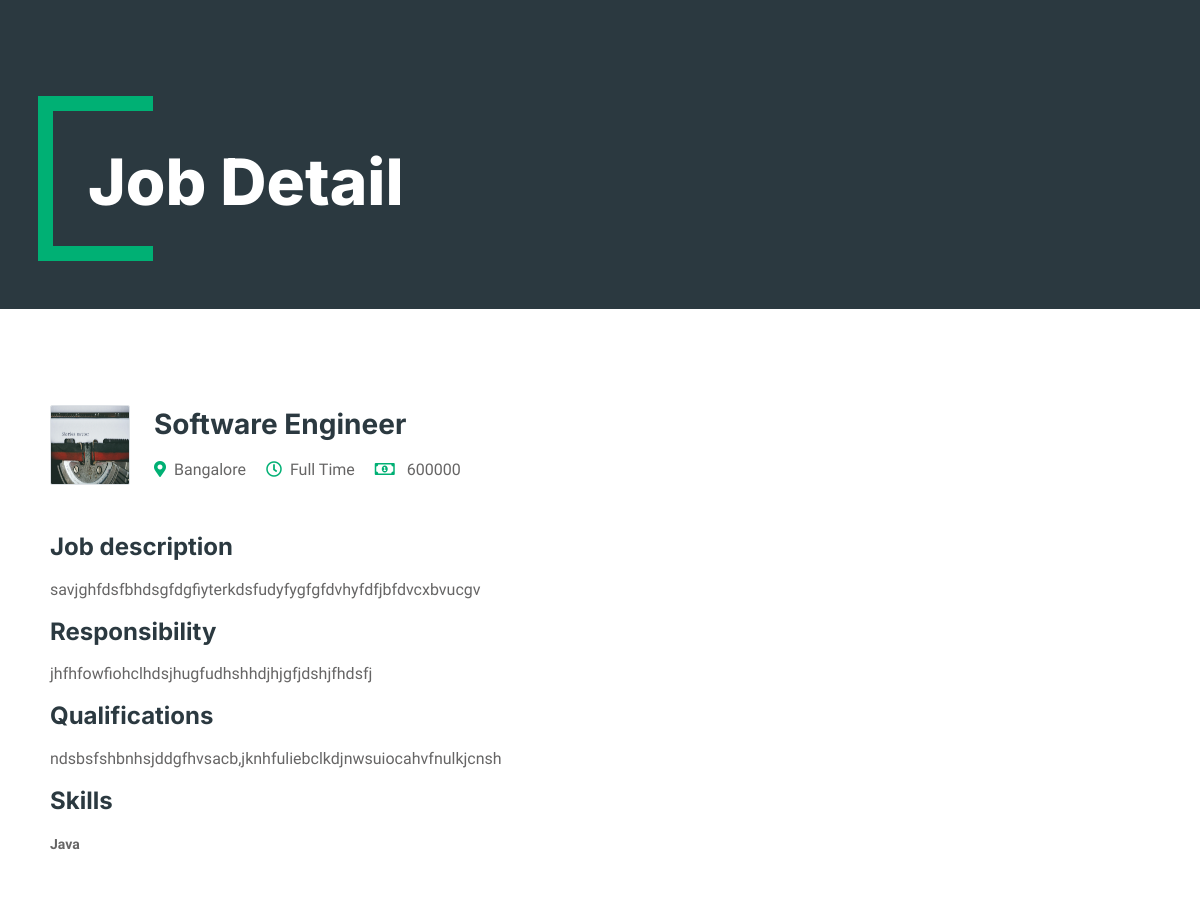
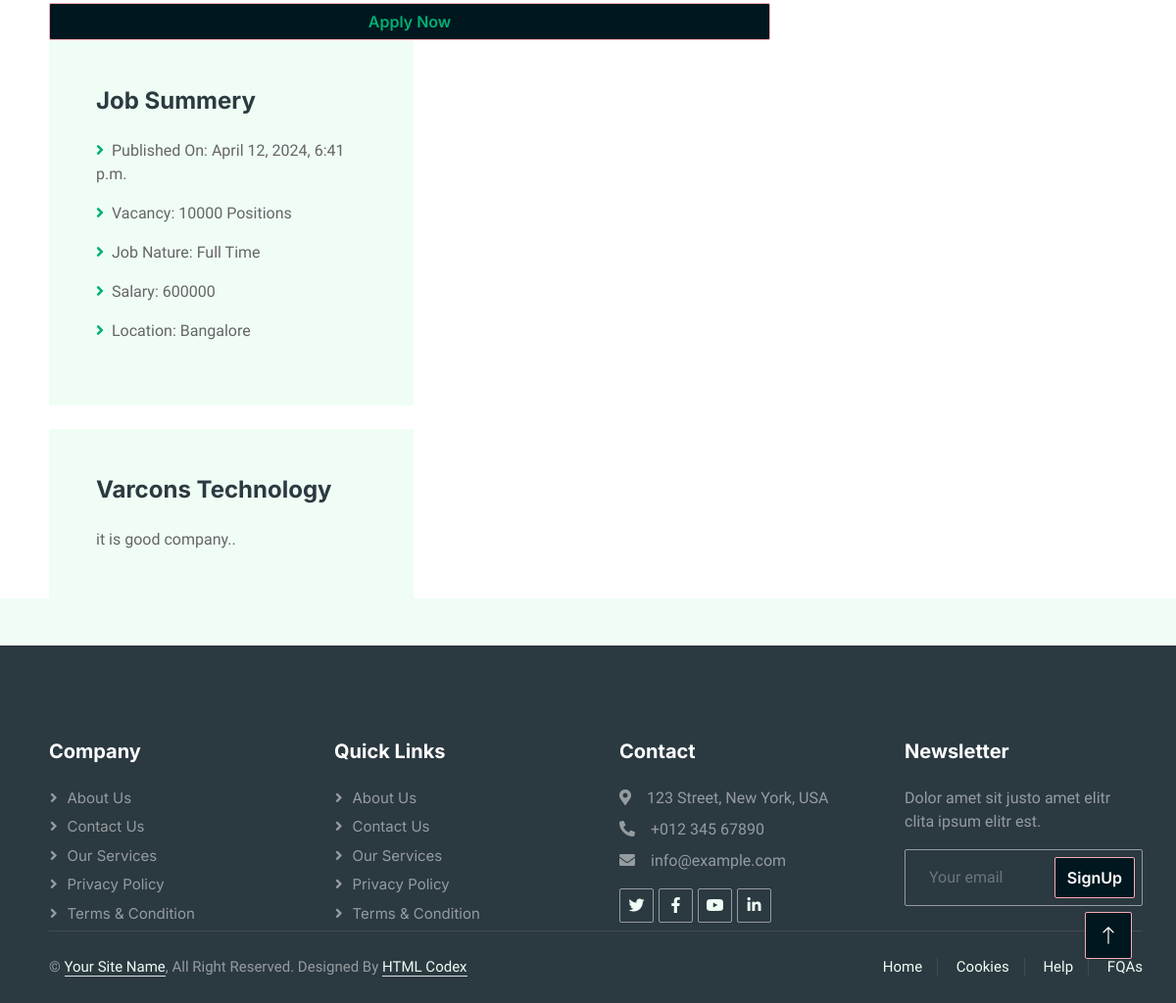
/recruiter/job_detail/1/ (signed in), run on the app's committed database (2 pictures, top to bottom).
### job/models.py (models this page shows, shortened)
class Job(models.Model):
    id=models.AutoField(primary_key=True)
    job_types=[
        ('Full Time','Full Time'),
        ('Part Time','Part Time'),
        ('Internship','Internship'),
        ('other','other')
    ]
    deadline=models.DateField(null=True,blank=True)
    Responsibilities=models.TextField(null=True,blank=True)
    Qualifications=models.TextField(null=True,blank=True)
    category=models.ForeignKey(Job_category,on_delete=models.CASCADE,null=True)
    recruiter = models.ForeignKey(Recruiter, on_delete=models.CASCADE)
    title = models.CharField(max_length=100)
    job_type = models.CharField(max_length=100)
    location = models.CharField(max_length=100)
    salary = models.CharField(max_length=100)
    description = models.TextField()
    skills = models.CharField(max_length=22)
    posted_on = models.DateTimeField(auto_now_add=True)
    experience = models.CharField(max_length=100)
    job_type=models.CharField(choices=job_types,max_length=100)
    vacancy=models.IntegerField( default=1)
    category=models.ForeignKey(Job_category,on_delete=models.CASCADE,null=True)

class Recruiter(models.Model):
    grade=[
        ('A','A'),
        ('B','B'),
        ('C','C'),
    ]
    user=models.OneToOneField(Profile,on_delete=models.CASCADE,related_name='recruiter')
    company_id=models.AutoField(primary_key=True)
    is_recruiter = models.BooleanField(default=True)
    is_applicant = models.BooleanField(default=False)
    company_name = models.CharField(max_length=100)
    logo = models.ImageField(upload_to='logo')
    about_company = models.TextField()
    company_address = models.CharField(max_length=100)
    company_website = models.CharField(max_length=100)
    company_email = models.CharField(max_length=100)
    grade=models.CharField(max_length=100,choices=grade)

### recruiter/views.py (the view)
# urls.py: path('job_detail/<int:id>/', views.job_detail, name='job-detail'),
def job_detail(request,id):
    job=Job.objects.get(id=id)
    user=request.user
    profile=Profile.objects.get(user=user.id)
    return render(request,'Recruiter/job_detail.html',{'job':job,'user':user,'profile':profile})

### templates/Recruiter/job_detail.html (shortened to what this page needs)
{% load static%}
<!DOCTYPE html>
<html lang="en">
<head>
    <link href="https://cdnjs.cloudflare.com/ajax/libs/font-awesome/5.10.0/css/all.min.css" rel="stylesheet">
    <link href="https://cdn.jsdelivr.net/npm/bootstrap-icons@1.4.1/font/bootstrap-icons.css" rel="stylesheet">
    <link href="{% static 'lib/animate/animate.min.css'%}" rel="stylesheet">
    <link href="{ % static 'lib/owlcarousel/assets/owl.carousel.min.css' %}" rel="stylesheet">
    <link href="{% static 'style/bootstrap.min.css' %}" rel="stylesheet">
    <link href="{% static 'style/style.css' %}" rel="stylesheet">
</head>
<body>
    <div class="container-xxl bg-white p-0">
        <div class="container-xxl py-5 bg-dark page-header mb-5">
            <div class="container my-5 pt-5 pb-4">
                <h1 class="display-3 text-white mb-3 animated slideInDown">Job Detail</h1>
            </div>
        </div>
        <div class="container-xxl py-5 wow fadeInUp" data-wow-delay="0.1s">
            <div class="container">
                <div class="row gy-5 gx-4">
                    <div class="col-lg-8">
                        <div class="d-flex align-items-center mb-5">
                            <img class="flex-shrink-0 img-fluid border rounded" src="{{job.recruiter.logo.url}}" alt="" style="width: 80px; height: 80px;">
                            <div class="text-start ps-4">
                                <h3 class="mb-3">{{job.title}}</h3>
                                <span class="text-truncate me-3"><i class="fa fa-map-marker-alt text-primary me-2"></i>{{job.location}}</span>
                                <span class="text-truncate me-3"><i class="far fa-clock text-primary me-2"></i>{{job.job_type}}</span>
                                <span class="text-truncate me-0"><i class="far fa-money-bill-alt text-primary me-2"></i> {{job.salary}}</span>
                            </div>
                        </div>
                        <div class="mb-5">
                            <h4 class="mb-3">Job description</h4>
                            <p>{{job.description}}</p>
                            <h4 class="mb-3">Responsibility</h4>
                            <p>{{job.Responsibilities}}</p>
                            <h4 class="mb-3">Qualifications </h4>
                            <p>{{job.Qualifications}}</p>
                            <h4 class="mb-3">Skills</h4>
                            <p> <small> <b>{{job.skills}} </b></small></p>
                        </div>
                        <div class="">
                            <form>
                                    <div class="col-12">
                                        <button class="btn btn-primary w-100" type="submit"> <a href="{%   url 'apply_job' job.pk %}"> Apply Now </a> </button>
                                    </div>
                                </div>
                        </div>
                    </div>
                    <div class="col-lg-4">
                        <div class="bg-light rounded p-5 mb-4 wow slideInUp" data-wow-delay="0.1s">
                            <h4 class="mb-4">Job Summery</h4>
                            <p><i class="fa fa-angle-right text-primary me-2"></i>Published On: {{job.posted_on}}</p>
                            <p><i class="fa fa-angle-right text-primary me-2"></i>Vacancy: {{job.vacancy}} Positions</p>
                            <p><i class="fa fa-angle-right text-primary me-2"></i>Job Nature: {{job.job_type}}</p>
                            <p><i class="fa fa-angle-right text-primary me-2"></i>Salary: {{job.salary}}</p>
                            <p><i class="fa fa-angle-right text-primary me-2"></i>Location: {{job.location}}</p>
                        </div>
                        <div class="bg-light rounded p-5 wow slideInUp" data-wow-delay="0.1s">
                            <h4 class="mb-4">{{job.recruiter.company_name}}</h4>
                            <p class="m-0">{{job.recruiter.about_company}}.</p>
                        </div>
                    </div>
                </div>
            </div>
        </div>
        <div class="container-fluid bg-dark text-white-50 footer pt-5 mt-5 wow fadeIn" data-wow-delay="0.1s">
            <div class="container py-5">
                <div class="row g-5">
                    <div class="col-lg-3 col-md-6">
                        <h5 class="text-white mb-4">Company</h5>
                        <a class="btn btn-link text-white-50" href="">About Us</a>
                        <a class="btn btn-link text-white-50" href="">Contact Us</a>
                        <a class="btn btn-link text-white-50" href="">Our Services</a>
                        <a class="btn btn-link text-white-50" href="">Privacy Policy</a>
                        <a class="btn btn-link text-white-50" href="">Terms & Condition</a>
                    </div>
                    <div class="col-lg-3 col-md-6">
                        <h5 class="text-white mb-4">Quick Links</h5>
                        <a class="btn btn-link text-white-50" href="">About Us</a>
                        <a class="btn btn-link text-white-50" href="">Contact Us</a>
                        <a class="btn btn-link text-white-50" href="">Our Services</a>
                        <a class="btn btn-link text-white-50" href="">Privacy Policy</a>
                        <a class="btn btn-link text-white-50" href="">Terms & Condition</a>
                    </div>
                    <div class="col-lg-3 col-md-6">
                        <h5 class="text-white mb-4">Contact</h5>
                        <p class="mb-2"><i class="fa fa-map-marker-alt me-3"></i>123 Street, New York, USA</p>
                        <p class="mb-2"><i class="fa fa-phone-alt me-3"></i>+012 345 67890</p>
                        <p class="mb-2"><i class="fa fa-envelope me-3"></i>info@example.com</p>
                        <div class="d-flex pt-2">
                            <a class="btn btn-outline-light btn-social" href=""><i class="fab fa-twitter"></i></a>
                            <a class="btn btn-outline-light btn-social" href=""><i class="fab fa-facebook-f"></i></a>
                            <a class="btn btn-outline-light btn-social" href=""><i class="fab fa-youtube"></i></a>
                            <a class="btn btn-outline-light btn-social" href=""><i class="fab fa-linkedin-in"></i></a>
                        </div>
                    </div>
                    <div class="col-lg-3 col-md-6">
                        <h5 class="text-white mb-4">Newsletter</h5>
                        <p>Dolor amet sit justo amet elitr clita ipsum elitr est.</p>
                        <div class="position-relative mx-auto" style="max-width: 400px;">
                            <input class="form-control bg-transparent w-100 py-3 ps-4 pe-5" type="text" placeholder="Your email">
                            <button type="button" class="btn btn-primary py-2 position-absolute top-0 end-0 mt-2 me-2">SignUp</button>
                        </div>
                    </div>
                </div>
            </div>
            <div class="container">
                <div class="copyright">
                    <div class="row">
                        <div class="col-md-6 text-center text-md-start mb-3 mb-md-0">
                            &copy; <a class="border-bottom" href="#">Your Site Name</a>, All Right Reserved.
							Designed By <a class="border-bottom" href="https://htmlcodex.com">HTML Codex</a>
                        </div>
                        <div class="col-md-6 text-center text-md-end">
                            <div class="footer-menu">
                                <a href="">Home</a>
                                <a href="">Cookies</a>
                                <a href="">Help</a>
                                <a href="">FQAs</a>
                            </div>
                        </div>
                    </div>
                </div>
            </div>
        </div>
        <a href="#" class="btn btn-lg btn-primary btn-lg-square back-to-top"><i class="bi bi-arrow-up"></i></a>
</body>
</html>

### static/style/style.css (style rules this page uses)
:root { --primary: #00B074; --secondary: #2B9BFF; --light: #EFFDF5; --dark: #2B3940; width: 100% !important; }
body { overflow-x: hidden; margin-right: -1rem !important; }
.container-xxl { overflow-x: hidden; }
.back-to-top { position: fixed; display: none; right: 45px; bottom: 45px; z-index: 99; }
.btn { font-family: 'Inter', sans-serif; font-weight: 600; transition: .5s; }
.btn.btn-primary, .btn.btn-secondary { color: #FFFFFF; }
.btn-lg-square { width: 48px; height: 48px; }
.btn-square, .btn-sm-square, .btn-lg-square { padding: 0; display: flex; align-items: center; justify-content: center; font-weight: normal; border-radius: 2px; }
.header-carousel .container, .page-header .container { position: relative; padding: 45px 0 45px 35px; border-left: 15px solid var(--primary); }
.header-carousel .container::before, .header-carousel .container::after, .page-header .container::before, .page-header .container::after { position: absolute; content: ""; top: 0; left: 0; width: 100px; height: 15px; background: var(--primary); }
.header-carousel .container::after, .page-header .container::after { top: 100%; margin-top: -15px; }
.page-header { background: linear-gradient(rgba(43, 57, 64, .5), rgba(43, 57, 64, .5)); background-size: cover; }
.footer .btn.btn-social { margin-right: 5px; width: 35px; height: 35px; display: flex; align-items: center; justify-content: center; color: var(--light); border: 1px solid rgba(255,255,255,0.5); border-radius: 2px; transition: .3s; }
.footer .btn.btn-link { display: block; margin-bottom: 5px; padding: 0; text-align: left; font-size: 15px; font-weight: normal; text-transform: capitalize; transition: .3s; }
.footer .btn.btn-link::before { position: relative; content: "\f105"; font-family: "Font Awesome 5 Free"; font-weight: 900; margin-right: 10px; }
.footer .form-control { border-color: rgba(255,255,255,0.5); }
.footer .copyright { padding: 25px 0; font-size: 15px; border-top: 1px solid rgba(256, 256, 256, .1); }
.footer .copyright a { color: var(--light); }
.footer .footer-menu a { margin-right: 15px; padding-right: 15px; border-right: 1px solid rgba(255, 255, 255, .1); }
.footer .footer-menu a:last-child { margin-right: 0; padding-right: 0; border-right: none; }
.btn-primary { background-color: #00171f!important; border-color: #f4acb7!important; }
.py-5 { padding-bottom: 0%!important; }

### data on the page
Job: recruiter.logo (picture), title "Software Engineer", location "Bangalore", job_type "Full Time", salary "600000", description "savjghfdsfbhdsgfdgfiyterkdsfudyfygfgfdvhyfdfjbfdvcxbvucgv", Responsibilities "jhfhfowfiohclhdsjhugfudhshhdjhjgfjdshjfhdsfj", Qualifications "ndsbsfshbnhsjddgfhvsacb,jknhfuliebclkdjnwsuiocahvfnulkjcnsh", skills "Java", posted_on "April 12, 2024, 6:41 p.m.", vacancy "10000", recruiter.company_name "Varcons Technology", recruiter.about_company "it is good company."
